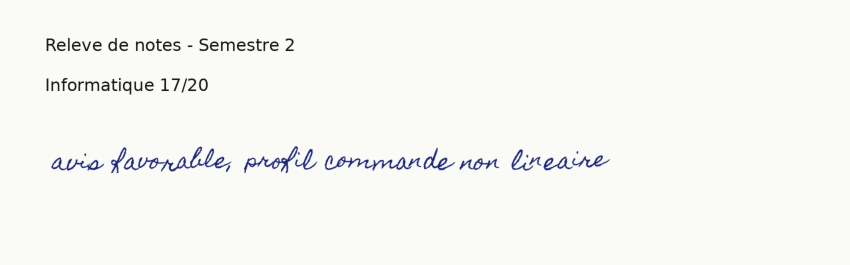
#> input picture tests/manuscrit/o_avis.jpg, 1700 x 530 px (shown at 1/2 size)
$ python -i ocr.py   (imports and definitions only)
#> lines starting #> are read from the running program, lines starting #| are printed output that depends on the picture
#> further down, picture is the input picture: PIL image 1700x530 RGB; mean R, G, B 246.3, 247.4, 243.3
"""
Lecture d'une image par OCR, avec le modèle OCRia-nano-1 (LlamaIndex), lancé par la bibliothèque LiteParse.

OCRia-nano-1 : 8 millions de paramètres, tourne sur le processeur (ONNX Runtime), sans carte graphique.
Il trouve les lignes de texte de l'image, puis lit chaque ligne (KeyScan la découpe en mots, pour les surligner).

Étapes pour une image de page :
  1. préparation : niveaux de gris, orientation de l'appareil photo, agrandissement des petites images ;
  2. inclinaison fine : une photo légèrement penchée est redressée (jusqu'à ±12°) ;
  3. lecture par OCRia-nano ;
  4. orientation : seulement si la lecture est mauvaise, on essaie la page tournée (90, 180, 270°)
     et on garde le sens où le modèle lit le mieux ;
  5. secours : si la lecture reste médiocre, une seconde lecture sur l'image nettoyée (noir et blanc)
     complète la première ;
  6. couverture : part de l'encre de la page qui se trouve dans un mot lu. Le modèle ne lit que les lignes
     horizontales : un mot vertical, en biais ou à l'envers (affiche, schéma, tampon, nuage de mots)
     reste hors des mots lus. Si la couverture est faible, la page est relue tournée dans d'autres sens
     (EXTRA_ANGLES) ; chaque mot trouvé ainsi est replacé sur la page d'origine.
     Quand un même endroit a été lu dans plusieurs sens, on garde la lecture la plus sûre.
     Les « mots » lus à l'envers (« npuə] » pour « tendu ») sont écartés : leurs lettres ne sont pas
     celles du français ou de l'anglais.

Les modèles (environ 70 Mo, avec ONNX Runtime) s'installent une fois : python -m engine.ocr --install
L'application de bureau les embarque (variable LITEPARSE_MODEL_DIR).
"""
from __future__ import annotations

import math
import os
import re
import sys
import tempfile
import threading
import unicodedata

import numpy as np
from PIL import Image, ImageFilter, ImageOps

from .text import make_tokens

MODEL = "ocria-nano"
MIN_WIDTH = 1800              # une image plus étroite est agrandie (au plus ×3) : le modèle lit mieux
GOOD_ENOUGH = 0.85            # confiance moyenne (0 à 1) à partir de laquelle une seule lecture suffit
SECONDARY_MIN_CONFIDENCE = 0.4  # mots de la lecture de secours gardés à partir de cette confiance
WELL_COVERED = 0.85           # couverture (0 à 1) à partir de laquelle la page est lue dans un seul sens
# sens supplémentaires (degrés, sens des aiguilles d'une montre), du plus utile au moins utile (banc d'essai) ;
# 55°, 145°, 235° et 325° : un mot en diagonale collé à un autre était lu coupé (« modè ») sous un seul angle,
# un angle voisin le lit en entier (banc du zip : 70,3 % -> 72,6 % des mots) ; ±10° de plus n'apportait presque rien
EXTRA_ANGLES = (90, 270, 180, 315, 45, 135, 225, 55, 145, 235, 325)
EXTRA_SCALE = 0.6             # les autres sens sont lus sur l'image réduite : autant de mots trouvés, plus vite

_parsers = threading.local()       # un lecteur LiteParse par ouvrier : plusieurs documents sont lus en même temps


# =========================================================================== le modèle
# [32 lines left out: functions models_ready, install_models, _ocr, prepare, not called in this run]


def otsu_threshold(pixels: np.ndarray) -> int:
    """
    Seuil d'Otsu : la valeur de gris qui sépare le mieux les pixels en deux groupes (encre / papier).
    On essaie tous les seuils et on garde celui qui rend les deux groupes les plus différents.
    """
    histogram = np.bincount(pixels.ravel(), minlength=256).astype(float)
#> histogram = 256 values, max 1694516 at index 251, min 0 at index 127, mean 10558.6
    count_below = np.cumsum(histogram)
#> count_below = 256 values from 9995 to 2703000
    sum_below = np.cumsum(histogram * np.arange(256))
#> sum_below = 256 values from 0 to 659692348
    total_count, total_sum = count_below[-1], sum_below[-1]
#> total_count = 2703000; total_sum = 659692348
    with np.errstate(divide="ignore", invalid="ignore"):
        separation = (total_sum * count_below / total_count - sum_below) ** 2 / (count_below * (total_count - count_below))
    separation[~np.isfinite(separation)] = 0
    return int(np.argmax(separation))


def cleaned(gray: Image.Image) -> Image.Image:
    """Image nettoyée : contraste étiré, bruit atténué (filtre médian), puis noir et blanc (seuil d'Otsu)."""
    image = ImageOps.autocontrast(gray, cutoff=0.5).filter(ImageFilter.MedianFilter(3))
    threshold = otsu_threshold(np.asarray(image))
#> threshold = 146
    return image.point(lambda v: 255 if v > threshold else 0)
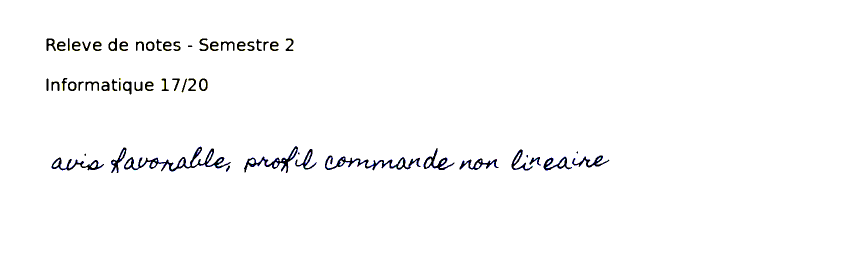
#> returned value: PIL image 1700x530 RGB (shown at 1/2 size); mean R, G, B 250.5, 250.5, 250.8


# =========================================================================== 2. inclinaison
# [67 lines left out: functions estimate_skew, _straightened, ocr_reading, _split_line, not called in this run]


def is_poor(reading: dict) -> bool:
    return reading["mean"] < GOOD_ENOUGH or len(reading["words"]) < 5


# [53 lines left out: functions best_orientation, plausible, coverage, not called in this run]


# =========================================================================== 8. lecture dans d'autres sens
def _rotated(gray: Image.Image, angle: float) -> Image.Image:
    """L'image tournée de « angle » degrés dans le sens des aiguilles d'une montre (agrandie pour tout garder)."""
    return gray.rotate(-angle, expand=True, fillcolor=255, resample=Image.BICUBIC)


# [106 lines left out: functions back_to_page, rotated_reading, _overlap, keep_best_reading, read_image, not called in this run]


# [5 lines not run here, left out]

>>> from PIL import Image
>>> picture = Image.open('../tests/manuscrit/o_avis.jpg')
>>> result = cleaned(picture)

$ run again, on tests/manuscrit/o_lettre.jpg
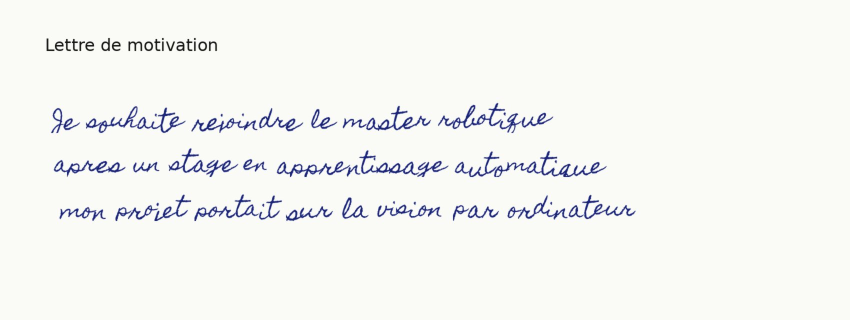
#> input picture tests/manuscrit/o_lettre.jpg, 1700 x 640 px (shown at 1/2 size)
#> picture is the input picture: PIL image 1700x640 RGB; mean R, G, B 244.2, 245.3, 242.5
#> in cleaned, `image = ImageOps.autocontrast(gray, cutoff=0.5).filter(ImageFilter.Med..`:
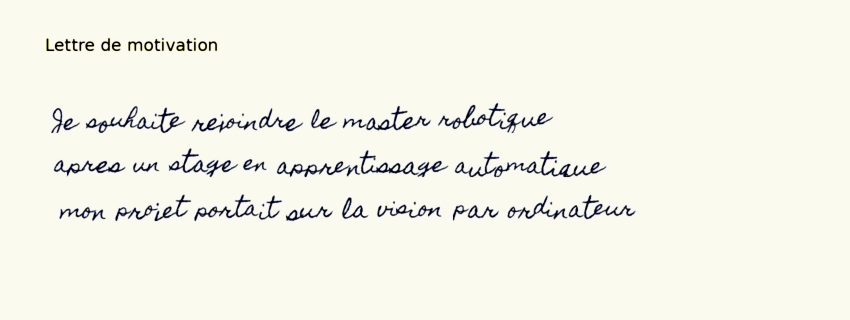
#> image: PIL image 1700x640 RGB (shown at 1/2 size); mean R, G, B 243.3, 243.3, 233.5
#> histogram = 256 values, max 1949624 at index 250, min 0 at index 63, mean 12750
#> count_below = 256 values from 7471 to 3264000
#> sum_below = 256 values from 0 to 783448564
#> total_count = 3264000; total_sum = 783448564
#> threshold = 145
#> in cleaned, `return image.point(lambda v: 255 if v > threshold else 0)`:
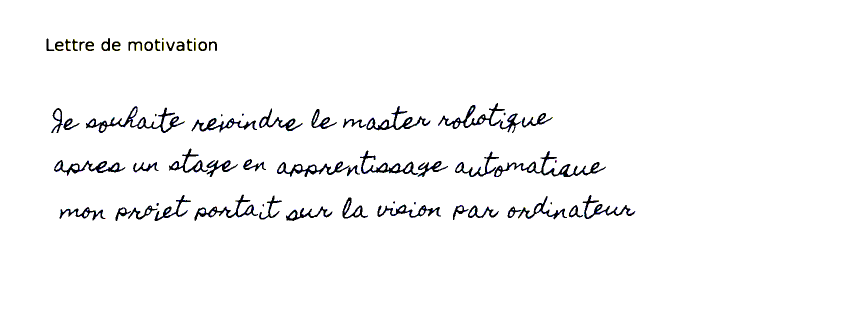
#> returned value: PIL image 1700x640 RGB (shown at 1/2 size); mean R, G, B 247.7, 247.7, 248

$ run again, on tests/manuscrit/o_neutre.jpg
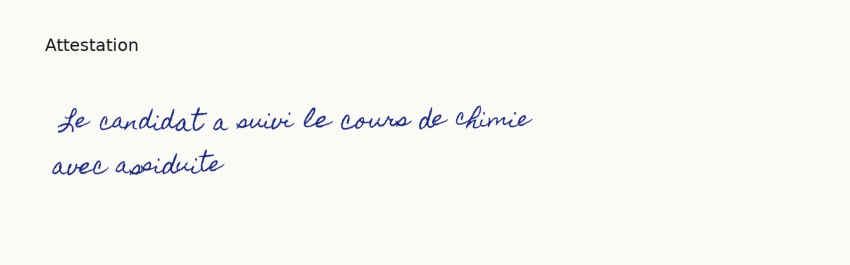
#> input picture tests/manuscrit/o_neutre.jpg, 1700 x 530 px (shown at 1/2 size)
#> picture is the input picture: PIL image 1700x530 RGB; mean R, G, B 247.2, 248.3, 244.3
#> in cleaned, `image = ImageOps.autocontrast(gray, cutoff=0.5).filter(ImageFilter.Med..`:
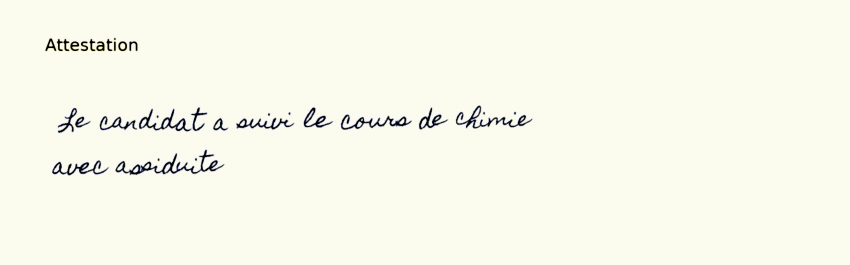
#> image: PIL image 1700x530 RGB (shown at 1/2 size); mean R, G, B 247.6, 247.7, 235.1
#> histogram = 256 values, max 1712156 at index 251, min 0 at index 79, mean 10558.6
#> count_below = 256 values from 9676 to 2703000
#> sum_below = 256 values from 0 to 658120473
#> total_count = 2703000; total_sum = 658120473
#> threshold = 141
